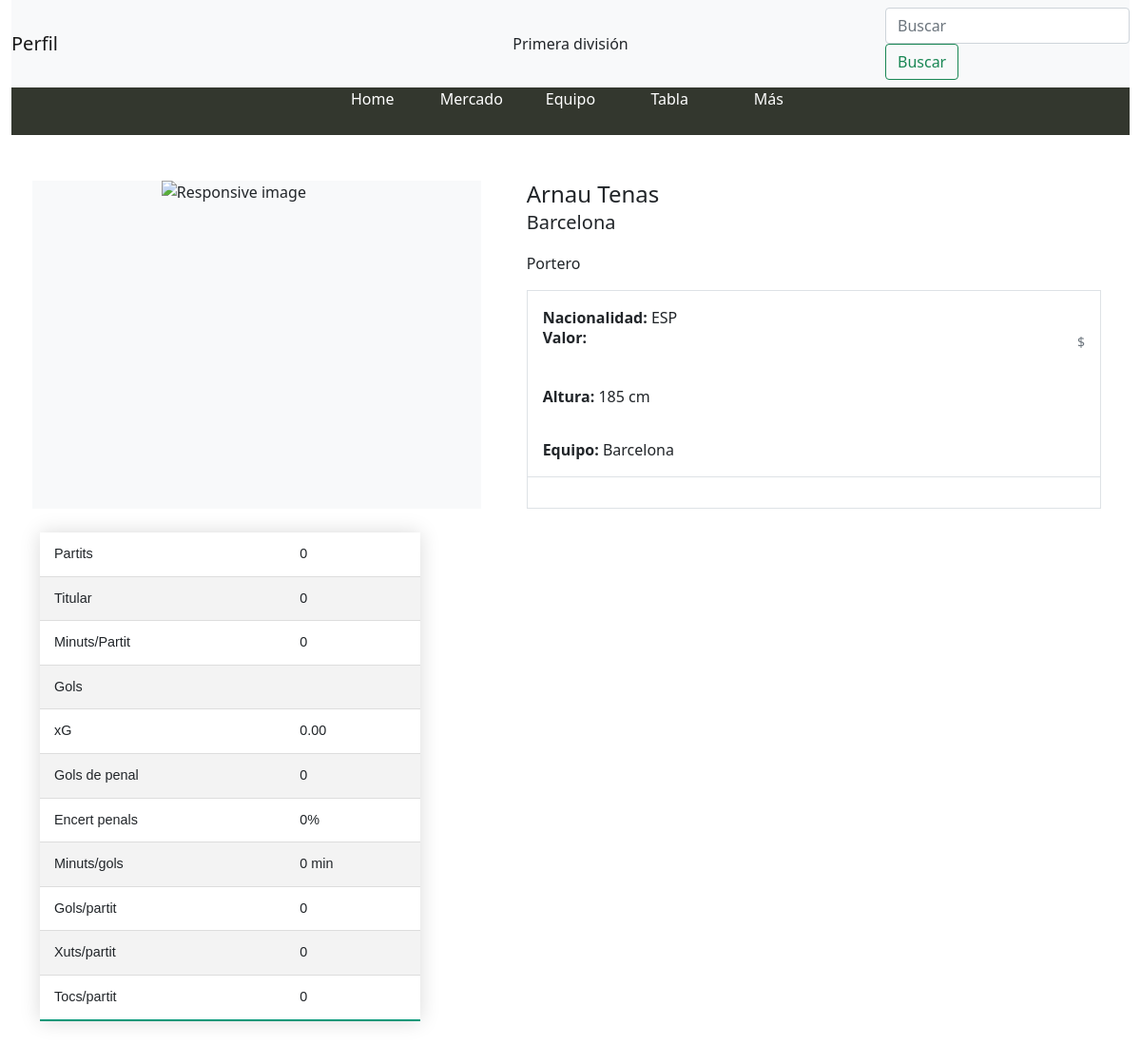
Page /player/arnau-tenas/ on the committed database.
### home/models.py (models this page shows, shortened)
class Player(models.Model):
    name = models.CharField(max_length=50)
    position =  models.ForeignKey(PlayerPosition, on_delete=models.CASCADE, related_name='player')
    team = models.ForeignKey(Team, on_delete=models.CASCADE, related_name='player')
    nationality = models.CharField(max_length=50)
    age = models.CharField(max_length=50)
    altura = models.CharField(max_length=50)
    foot = models.CharField( max_length=50)
    number = models.CharField(max_length=50)
    market_value = models.IntegerField(blank=True, null=True)
    image = models.ImageField(upload_to='images/', blank=True, null=True)
    points = models.IntegerField(default=0)
    matches = models.CharField(max_length=20, blank=True, null=True)
    started = models.CharField(max_length=20, blank=True, null=True)
    min_per_game = models.CharField(max_length=20, blank=True, null=True)
    goals = models.CharField(max_length=20, blank=True, null=True)
    exp_goals = models.CharField(max_length=20, blank=True, null=True)
    penalty_goals = models.CharField(max_length=20, blank=True, null=True)
    penalty_conversion = models.CharField(max_length=20, blank=True, null=True)
    score_freq = models.CharField(max_length=20, blank=True, null=True)
    goals_per_game = models.CharField(max_length=20, blank=True, null=True)
    total_shots = models.CharField(max_length=20, blank=True, null=True)
    shots_per_game = models.CharField(max_length=20, blank=True, null=True)
    shots_target = models.CharField(max_length=20, blank=True, null=True)
    shots_on_target_per_game = models.CharField(max_length=20, blank=True, null=True)
    bigchances_missed = models.CharField(max_length=20, blank=True, null=True)
    goal_conversion = models.CharField(max_length=20, blank=True, null=True)
    freekick_goals = models.CharField(max_length=20, blank=True, null=True)
    freekick_conversion = models.CharField(max_length=20, blank=True, null=True)
    goals_insidebox = models.CharField(max_length=20, blank=True, null=True)
    goals_outsidebox = models.CharField(max_length=20, blank=True, null=True)
    head_goals = models.CharField(max_length=20, blank=True, null=True)
    left_goals = models.CharField(max_length=20, blank=True, null=True)
    right_goals = models.CharField(max_length=20, blank=True, null=True)
    penalty_won = models.CharField(max_length=20, blank=True, null=True)
    assists = models.CharField(max_length=20, blank=True, null=True)
    exp_assists = models.CharField(max_length=20, blank=True, null=True)
    total_touches = models.CharField(max_length=20, blank=True, null=True)
    touches_per_game = models.CharField(max_length=20, blank=True, null=True)
    bigchances_created = models.CharField(max_length=20, blank=True, null=True)
    total_key_passes = models.CharField(max_length=20, blank=True, null=True)
    key_passes_per_game = models.CharField(max_length=20, blank=True, null=True)
    total_acc_per_game = models.CharField(max_length=20, blank=True, null=True)
    acc_per_game = models.CharField(max_length=20, blank=True, null=True)
    total_acc_own_half = models.CharField(max_length=20, blank=True, null=True)
    acc_own_half = models.CharField(max_length=20, blank=True, null=True)
    total_acc_oppo_half = models.CharField(max_length=20, blank=True, null=True)
    acc_oppo_half = models.CharField(max_length=20, blank=True, null=True)
    total_acc_longballs = models.CharField(max_length=20, blank=True, null=True)
    acc_longballs = models.CharField(max_length=20, blank=True, null=True)
    total_acc_chipballs = models.CharField(max_length=20, blank=True, null=True)
    acc_chipballs = models.CharField(max_length=20, blank=True, null=True)
    total_acc_crosses = models.CharField(max_length=20, blank=True, null=True)
    acc_crosses = models.CharField(max_length=20, blank=True, null=True)
    total_interceptions = models.CharField(max_length=20, blank=True, null=True)
    intercep_per_game = models.CharField(max_length=20, blank=True, null=True)
    total_tackles = models.CharField(max_length=20, blank=True, null=True)
    tackles_per_game = models.CharField(max_length=20, blank=True, null=True)
    total_poss_won = models.CharField(max_length=20, blank=True, null=True)
    poss_won = models.CharField(max_length=20, blank=True, null=True)
    total_dribbled = models.CharField(max_length=20, blank=True, null=True)
    dribbled_per_game = models.CharField(max_length=20, blank=True, null=True)
    total_clearences = models.CharField(max_length=20, blank=True, null=True)
    clearences_per_game = models.CharField(max_length=20, blank=True, null=True)
    errors_leadtoshot = models.CharField(max_length=20, blank=True, null=True)
    errors_leadtogoal = models.CharField(max_length=20, blank=True, null=True)
    penalty_commited = models.CharField(max_length=20, blank=True, null=True)
    total_succ_dribbles = models.CharField(max_length=20, blank=True, null=True)
    succ_dribbles_per_game = models.CharField(max_length=20, blank=True, null=True)
    total_duels_won = models.CharField(max_length=20, blank=True, null=True)
    duels_won_per_game = models.CharField(max_length=20, blank=True, null=True)
    total_ground_duels_won = models.CharField(max_length=20, blank=True, null=True)
    ground_duels_won_per_game = models.CharField(max_length=20, blank=True, null=True)
    total_air_duels_won = models.CharField(max_length=20, blank=True, null=True)
    air_duels_won_per_game = models.CharField(max_length=20, blank=True, null=True)
    total_poss_lost = models.CharField(max_length=20, blank=True, null=True)
    poss_lost_per_game = models.CharField(max_length=20, blank=True, null=True)
    total_fouls = models.CharField(max_length=20, blank=True, null=True)
    fouls_per_game = models.CharField(max_length=20, blank=True, null=True)
    total_fouled = models.CharField(max_length=20, blank=True, null=True)
    fouled_per_game = models.CharField(max_length=20, blank=True, null=True)
    yellows = models.CharField(max_length=20, blank=True, null=True)
    yellow_reds = models.CharField(max_length=20, blank=True, null=True)
    reds = models.CharField(max_length=20, blank=True, null=True)
    slug = models.SlugField(max_length=255)
    is_active = models.BooleanField(default=True)
    created = models.DateTimeField(auto_now_add=True)
    updated = models.DateTimeField(auto_now=True)
    objects = models.Manager()
    prlayers = PlayerManager()
    class Meta:
        verbose_name_plural = 'Players'
        ordering = ('-created',)

class Team(models.Model):
    name = models.CharField(max_length=255, db_index=True)
    slug = models.SlugField(max_length=255, unique=True)
    image = models.ImageField(upload_to='images/', null=True, blank=True)
    class Meta:
        verbose_name_plural = 'teams'
    def __str__(self):
        return self.name

class PlayerPosition(models.Model):
    name = models.CharField(max_length=255, db_index=True)
    slug = models.SlugField(max_length=255, unique=True)
    class Meta:
        verbose_name_plural = 'positions'
    def __str__(self):
        return self.name

### home/views.py (the view)
# urls.py: path('player/<slug:slug>/', AppViews.player_detail, name='player_detail'),
    def player_detail(request, slug):
        player = get_object_or_404(Player, slug=slug, is_active=True)
        return render(request, 'home/app/player.html', {'player': player})

### home/context_processors.py (called while the page is built)
def players(request):
    return {
        'players': Player.objects.all()
    }

def positions(request):
    return {
        'postions': PlayerPosition.objects.all()
    }

def teams(request):
    return {
        'teams': Team.objects.all()
    }

### home/templates/home/app/player.html (shortened to what this page needs)
{% extends "home/app/base.html" %}
{% load static %}
{% block content %}
<div class="container">
    <main class="pt-5">
        <div class="row g-3">
            <div class="col-md-5 col-lg-5 order-md-first bg-light">
                <img class="img-fluid mx-auto d-block" width="200px" alt="Responsive image" src=''>
            </div>
            <div class="col-md-7 col-lg-7 ps-md-3 ps-lg-5">
                <h1 class="mb-0 h4">{{player.name}}</h1>
                <p><span class="lead">{{player.team}}</span> </p>
                <p>{{player.position}}</p>
                <div class="border">
                    <div class="col border-bottom">
                        <div class="row p-3">
                            <div class="col-6"><span class="h6 fw-bold">Nacionalidad: </span>{{player.nationality}}</div>
                            <div class="d-flex justify-content-between align-items-center">
                                <span class="h6 fw-bold">Valor:</span>
                                <small class="text-muted"> {{player.valor}} $</small>
                              </div>
                        </div>
                        <div class="row p-3">
                            <div class="col-6"><span class="h6 fw-bold">Altura: </span>{{player.altura}}</div>
                        </div>
                        <div class="row p-3">
                            <div class="col-6"><span class="h6 fw-bold">Equipo: </span>{{player.team}}</div>
                        </div>
                    </div>
                    <div class="col">
                        <div class="row p-3">
                        </div>
                    </div>
                </div>
            </div>
        </div>
        <table class="styled-table">
            <tbody>
                <tr>
                    <td>Partits</td>
                    <td>{{player.matches}}</td>
                </tr>
                <tr>
                    <td>Titular</td>
                    <td>{{player.started}}</td>
                </tr>
                <tr>
                    <td>Minuts/Partit</td>
                    <td>{{player.min_per_game}}</td>
                </tr>
                <tr>
                    <td>Gols</td>
                    <td>{{player.goals}}</td>
                </tr>
                <tr>
                    <td>xG</td>
                    <td>{{player.exp_goals}}</td>
                </tr>
                <tr>
                    <td>Gols de penal</td>
                    <td>{{player.penalty_goals}}</td>
                </tr>
                <tr>
                    <td>Encert penals</td>
                    <td>{{player.penalty_conversion}}</td>
                </tr>
                <tr>
                    <td>Minuts/gols</td>
                    <td>{{player.score_freq}}</td>
                </tr>
                <tr>
                    <td>Gols/partit</td>
                    <td>{{player.goals_per_game}}</td>
                </tr>
                <tr>
                    <td>Xuts/partit</td>
                    <td>{{player.shots_per_game}}</td>
                </tr>
                <tr>
                    <td>Tocs/partit</td>
                    <td>{{player.touches_per_game}}</td>
                </tr>
            </tbody>
        </table>
    </main>
</div>
        {% endblock %}

### home/static/home/style.css (style rules this page uses)
body { margin: 0; font-family: Arial, Helvetica, sans-serif; background-color: green; }
.styled-table { border-collapse: collapse; margin: 25px 0; font-size: 0.9em; font-family: sans-serif; min-width: 400px; box-shadow: 0 0 20px rgba(0, 0, 0, 0.15); }
.styled-table th, .styled-table td { padding: 12px 15px; }
.styled-table tbody tr { border-bottom: 1px solid #dddddd; }
.styled-table tbody tr:nth-of-type(even) { background-color: #f3f3f3; }
.styled-table tbody tr:last-of-type { border-bottom: 2px solid #009879; }

### rows in the picture
Player: name "Arnau Tenas", team "Barcelona", position "Portero", nationality "ESP", altura "185 cm", matches "0", started "0", min_per_game "0", exp_goals "0.00", penalty_goals "0", penalty_conversion "0%", score_freq "0 min", goals_per_game "0", shots_per_game "0", touches_per_game "0"
